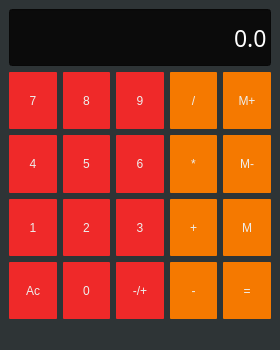
<?xml version="1.0" encoding="UTF-8"?>
<ui version="4.0">
 <class>MainWindow</class>
 <widget class="QMainWindow" name="MainWindow">
  <property name="geometry">
   <rect>
    <x>0</x>
    <y>0</y>
    <width>280</width>
    <height>350</height>
   </rect>
  </property>
  <property name="windowTitle">
   <string>MainWindow</string>
  </property>
  <property name="styleSheet">
   <string notr="true">QWidget{
background:rgb(46, 52, 54)
}</string>
  </property>
  <widget class="QWidget" name="centralwidget">
   <layout class="QGridLayout" name="gridLayout">
    <item row="2" column="3">
     <widget class="QPushButton" name="btnMult">
      <property name="sizePolicy">
       <sizepolicy hsizetype="Preferred" vsizetype="Expanding">
        <horstretch>0</horstretch>
        <verstretch>0</verstretch>
       </sizepolicy>
      </property>
      <property name="styleSheet">
       <string notr="true">QPushButton{
background-color:rgb(245, 121, 0);
color:rgb(238, 238, 236);
border-radius:1px;
}
QPushButton:pressed{
background-color:rgb(235, 111, 0);
border-radius:1px;
}</string>
      </property>
      <property name="text">
       <string>*</string>
      </property>
      <property name="shortcut">
       <string>*</string>
      </property>
      <property name="flat">
       <bool>false</bool>
      </property>
      <attribute name="buttonGroup">
       <string notr="true">buttonGroup</string>
      </attribute>
     </widget>
    </item>
    <item row="3" column="4">
     <widget class="QPushButton" name="btnMem">
      <property name="sizePolicy">
       <sizepolicy hsizetype="Preferred" vsizetype="Expanding">
        <horstretch>0</horstretch>
        <verstretch>0</verstretch>
       </sizepolicy>
      </property>
      <property name="styleSheet">
       <string notr="true">QPushButton{
background-color:rgb(245, 121, 0);
color:rgb(238, 238, 236);
border-radius:1px;
}
QPushButton:pressed{
background-color:rgb(235, 111, 0);
border-radius:1px;
}</string>
      </property>
      <property name="text">
       <string>M</string>
      </property>
      <property name="flat">
       <bool>false</bool>
      </property>
      <attribute name="buttonGroup">
       <string notr="true">buttonGroup</string>
      </attribute>
     </widget>
    </item>
    <item row="3" column="1">
     <widget class="QPushButton" name="btn2">
      <property name="sizePolicy">
       <sizepolicy hsizetype="Preferred" vsizetype="Expanding">
        <horstretch>0</horstretch>
        <verstretch>0</verstretch>
       </sizepolicy>
      </property>
      <property name="styleSheet">
       <string notr="true">QPushButton{
background-color:rgb(239, 41, 41);
color:rgb(238, 238, 236);
border-radius:1px;
}
QPushButton:pressed{
background-color:rgb(229, 31, 41);
border-radius:1px;
}</string>
      </property>
      <property name="text">
       <string>2</string>
      </property>
      <property name="shortcut">
       <string>2</string>
      </property>
      <property name="flat">
       <bool>false</bool>
      </property>
      <attribute name="buttonGroup">
       <string notr="true">buttonGroup</string>
      </attribute>
     </widget>
    </item>
    <item row="1" column="2">
     <widget class="QPushButton" name="btn9">
      <property name="sizePolicy">
       <sizepolicy hsizetype="Preferred" vsizetype="Expanding">
        <horstretch>0</horstretch>
        <verstretch>0</verstretch>
       </sizepolicy>
      </property>
      <property name="styleSheet">
       <string notr="true">QPushButton{
background-color:rgb(239, 41, 41);
color:rgb(238, 238, 236);
border-radius:1px;
}
QPushButton:pressed{
background-color:rgb(229, 31, 41);
border-radius:1px;
}</string>
      </property>
      <property name="text">
       <string>9</string>
      </property>
      <property name="shortcut">
       <string>9</string>
      </property>
      <property name="flat">
       <bool>false</bool>
      </property>
      <attribute name="buttonGroup">
       <string notr="true">buttonGroup</string>
      </attribute>
     </widget>
    </item>
    <item row="3" column="3">
     <widget class="QPushButton" name="btnAdd">
      <property name="sizePolicy">
       <sizepolicy hsizetype="Preferred" vsizetype="Expanding">
        <horstretch>0</horstretch>
        <verstretch>0</verstretch>
       </sizepolicy>
      </property>
      <property name="styleSheet">
       <string notr="true">QPushButton{
background-color:rgb(245, 121, 0);
color:rgb(238, 238, 236);
border-radius:1px;
}
QPushButton:pressed{
background-color:rgb(235, 111, 0);
border-radius:1px;
}</string>
      </property>
      <property name="text">
       <string>+</string>
      </property>
      <property name="shortcut">
       <string>+</string>
      </property>
      <property name="flat">
       <bool>false</bool>
      </property>
      <attribute name="buttonGroup">
       <string notr="true">buttonGroup</string>
      </attribute>
     </widget>
    </item>
    <item row="4" column="0">
     <widget class="QPushButton" name="btnAc">
      <property name="sizePolicy">
       <sizepolicy hsizetype="Preferred" vsizetype="Expanding">
        <horstretch>0</horstretch>
        <verstretch>0</verstretch>
       </sizepolicy>
      </property>
      <property name="styleSheet">
       <string notr="true">QPushButton{
background-color:rgb(239, 41, 41);
color:rgb(238, 238, 236);
border-radius:1px;
}
QPushButton:pressed{
background-color:rgb(229, 31, 41);
border-radius:1px;
}</string>
      </property>
      <property name="text">
       <string>Ac</string>
      </property>
      <property name="flat">
       <bool>false</bool>
      </property>
      <attribute name="buttonGroup">
       <string notr="true">buttonGroup</string>
      </attribute>
     </widget>
    </item>
    <item row="4" column="4">
     <widget class="QPushButton" name="btnEqual">
      <property name="sizePolicy">
       <sizepolicy hsizetype="Preferred" vsizetype="Expanding">
        <horstretch>0</horstretch>
        <verstretch>0</verstretch>
       </sizepolicy>
      </property>
      <property name="styleSheet">
       <string notr="true">QPushButton{
background-color:rgb(245, 121, 0);
color:rgb(238, 238, 236);
border-radius:1px;
}
QPushButton:pressed{
background-color:rgb(235, 111, 0);
border-radius:1px;
}</string>
      </property>
      <property name="text">
       <string>=</string>
      </property>
      <property name="shortcut">
       <string>Enter</string>
      </property>
      <property name="flat">
       <bool>false</bool>
      </property>
      <attribute name="buttonGroup">
       <string notr="true">buttonGroup</string>
      </attribute>
     </widget>
    </item>
    <item row="2" column="2">
     <widget class="QPushButton" name="btn6">
      <property name="sizePolicy">
       <sizepolicy hsizetype="Preferred" vsizetype="Expanding">
        <horstretch>0</horstretch>
        <verstretch>0</verstretch>
       </sizepolicy>
      </property>
      <property name="styleSheet">
       <string notr="true">QPushButton{
background-color:rgb(239, 41, 41);
color:rgb(238, 238, 236);
border-radius:1px;
}
QPushButton:pressed{
background-color:rgb(229, 31, 41);
border-radius:1px;
}</string>
      </property>
      <property name="text">
       <string>6</string>
      </property>
      <property name="shortcut">
       <string>6</string>
      </property>
      <property name="flat">
       <bool>false</bool>
      </property>
      <attribute name="buttonGroup">
       <string notr="true">buttonGroup</string>
      </attribute>
     </widget>
    </item>
    <item row="1" column="3">
     <widget class="QPushButton" name="btnDiv">
      <property name="sizePolicy">
       <sizepolicy hsizetype="Preferred" vsizetype="Expanding">
        <horstretch>0</horstretch>
        <verstretch>0</verstretch>
       </sizepolicy>
      </property>
      <property name="styleSheet">
       <string notr="true">QPushButton{
background-color:rgb(245, 121, 0);
color:rgb(238, 238, 236);
border-radius:1px;
}
QPushButton:pressed{
background-color:rgb(235, 111, 0);
border-radius:1px;
}</string>
      </property>
      <property name="text">
       <string>/</string>
      </property>
      <property name="shortcut">
       <string>/</string>
      </property>
      <property name="flat">
       <bool>false</bool>
      </property>
      <attribute name="buttonGroup">
       <string notr="true">buttonGroup</string>
      </attribute>
     </widget>
    </item>
    <item row="0" column="0" colspan="5">
     <widget class="QLineEdit" name="display">
      <property name="sizePolicy">
       <sizepolicy hsizetype="Preferred" vsizetype="Expanding">
        <horstretch>0</horstretch>
        <verstretch>0</verstretch>
       </sizepolicy>
      </property>
      <property name="font">
       <font>
        <family>Courier 10 Pitch</family>
        <pointsize>17</pointsize>
       </font>
      </property>
      <property name="styleSheet">
       <string notr="true">QLineEdit{
background:rgb(11, 11, 11);
color: white;

}</string>
      </property>
      <property name="text">
       <string>0.0</string>
      </property>
      <property name="alignment">
       <set>Qt::AlignRight|Qt::AlignTrailing|Qt::AlignVCenter</set>
      </property>
     </widget>
    </item>
    <item row="2" column="4">
     <widget class="QPushButton" name="btnMemDel">
      <property name="sizePolicy">
       <sizepolicy hsizetype="Preferred" vsizetype="Expanding">
        <horstretch>0</horstretch>
        <verstretch>0</verstretch>
       </sizepolicy>
      </property>
      <property name="styleSheet">
       <string notr="true">QPushButton{
background-color:rgb(245, 121, 0);
color:rgb(238, 238, 236);
border-radius:1px;
}
QPushButton:pressed{
background-color:rgb(235, 111, 0);
border-radius:1px;
}</string>
      </property>
      <property name="text">
       <string>M-</string>
      </property>
      <property name="flat">
       <bool>false</bool>
      </property>
      <attribute name="buttonGroup">
       <string notr="true">buttonGroup</string>
      </attribute>
     </widget>
    </item>
    <item row="4" column="3">
     <widget class="QPushButton" name="btnsub">
      <property name="sizePolicy">
       <sizepolicy hsizetype="Preferred" vsizetype="Expanding">
        <horstretch>0</horstretch>
        <verstretch>0</verstretch>
       </sizepolicy>
      </property>
      <property name="styleSheet">
       <string notr="true">QPushButton{
background-color:rgb(245, 121, 0);
color:rgb(238, 238, 236);
border-radius:1px;
}
QPushButton:pressed{
background-color:rgb(235, 111, 0);
border-radius:1px;
}</string>
      </property>
      <property name="text">
       <string>-</string>
      </property>
      <property name="shortcut">
       <string>-</string>
      </property>
      <property name="flat">
       <bool>false</bool>
      </property>
      <attribute name="buttonGroup">
       <string notr="true">buttonGroup</string>
      </attribute>
     </widget>
    </item>
    <item row="2" column="1">
     <widget class="QPushButton" name="btn5">
      <property name="sizePolicy">
       <sizepolicy hsizetype="Preferred" vsizetype="Expanding">
        <horstretch>0</horstretch>
        <verstretch>0</verstretch>
       </sizepolicy>
      </property>
      <property name="styleSheet">
       <string notr="true">QPushButton{
background-color:rgb(239, 41, 41);
color:rgb(238, 238, 236);
border-radius:1px;
}
QPushButton:pressed{
background-color:rgb(229, 31, 41);
border-radius:1px;
}</string>
      </property>
      <property name="text">
       <string>5</string>
      </property>
      <property name="shortcut">
       <string>5</string>
      </property>
      <property name="flat">
       <bool>false</bool>
      </property>
      <attribute name="buttonGroup">
       <string notr="true">buttonGroup</string>
      </attribute>
     </widget>
    </item>
    <item row="4" column="2">
     <widget class="QPushButton" name="btnChangeSign">
      <property name="sizePolicy">
       <sizepolicy hsizetype="Preferred" vsizetype="Expanding">
        <horstretch>0</horstretch>
        <verstretch>0</verstretch>
       </sizepolicy>
      </property>
      <property name="styleSheet">
       <string notr="true">QPushButton{
background-color:rgb(239, 41, 41);
color:rgb(238, 238, 236);
border-radius:1px;
}
QPushButton:pressed{
background-color:rgb(229, 31, 41);
border-radius:1px;
}</string>
      </property>
      <property name="text">
       <string>-/+</string>
      </property>
      <property name="flat">
       <bool>false</bool>
      </property>
      <attribute name="buttonGroup">
       <string notr="true">buttonGroup</string>
      </attribute>
     </widget>
    </item>
    <item row="3" column="0">
     <widget class="QPushButton" name="btn1">
      <property name="sizePolicy">
       <sizepolicy hsizetype="Preferred" vsizetype="Expanding">
        <horstretch>0</horstretch>
        <verstretch>0</verstretch>
       </sizepolicy>
      </property>
      <property name="styleSheet">
       <string notr="true">QPushButton{
background-color:rgb(239, 41, 41);
color:rgb(238, 238, 236);
border-radius:1px;
}
QPushButton:pressed{
background-color:rgb(229, 31, 41);
border-radius:1px;
}</string>
      </property>
      <property name="text">
       <string>1</string>
      </property>
      <property name="shortcut">
       <string>1</string>
      </property>
      <property name="flat">
       <bool>false</bool>
      </property>
      <attribute name="buttonGroup">
       <string notr="true">buttonGroup</string>
      </attribute>
     </widget>
    </item>
    <item row="4" column="1">
     <widget class="QPushButton" name="btn0">
      <property name="sizePolicy">
       <sizepolicy hsizetype="Preferred" vsizetype="Expanding">
        <horstretch>0</horstretch>
        <verstretch>0</verstretch>
       </sizepolicy>
      </property>
      <property name="styleSheet">
       <string notr="true">QPushButton{
background-color:rgb(239, 41, 41);
color:rgb(238, 238, 236);
border-radius:1px;
}
QPushButton:pressed{
background-color:rgb(229, 31, 41);
border-radius:1px;
}</string>
      </property>
      <property name="text">
       <string>0</string>
      </property>
      <property name="shortcut">
       <string>0</string>
      </property>
      <property name="flat">
       <bool>false</bool>
      </property>
      <attribute name="buttonGroup">
       <string notr="true">buttonGroup</string>
      </attribute>
     </widget>
    </item>
    <item row="1" column="1">
     <widget class="QPushButton" name="btn8">
      <property name="sizePolicy">
       <sizepolicy hsizetype="Preferred" vsizetype="Expanding">
        <horstretch>0</horstretch>
        <verstretch>0</verstretch>
       </sizepolicy>
      </property>
      <property name="styleSheet">
       <string notr="true">QPushButton{
background-color:rgb(239, 41, 41);
color:rgb(238, 238, 236);
border-radius:1px;
}
QPushButton:pressed{
background-color:rgb(229, 31, 41);
border-radius:1px;
}</string>
      </property>
      <property name="text">
       <string>8</string>
      </property>
      <property name="shortcut">
       <string>8</string>
      </property>
      <property name="flat">
       <bool>false</bool>
      </property>
      <attribute name="buttonGroup">
       <string notr="true">buttonGroup</string>
      </attribute>
     </widget>
    </item>
    <item row="1" column="4">
     <widget class="QPushButton" name="btnMemAdd">
      <property name="sizePolicy">
       <sizepolicy hsizetype="Preferred" vsizetype="Expanding">
        <horstretch>0</horstretch>
        <verstretch>0</verstretch>
       </sizepolicy>
      </property>
      <property name="styleSheet">
       <string notr="true">QPushButton{
background-color:rgb(245, 121, 0);
color:rgb(238, 238, 236);
border-radius:1px;
}
QPushButton:pressed{
background-color:rgb(235, 111, 0);
border-radius:1px;
}</string>
      </property>
      <property name="text">
       <string>M+</string>
      </property>
      <property name="flat">
       <bool>false</bool>
      </property>
      <attribute name="buttonGroup">
       <string notr="true">buttonGroup</string>
      </attribute>
     </widget>
    </item>
    <item row="3" column="2">
     <widget class="QPushButton" name="btn3">
      <property name="sizePolicy">
       <sizepolicy hsizetype="Preferred" vsizetype="Expanding">
        <horstretch>0</horstretch>
        <verstretch>0</verstretch>
       </sizepolicy>
      </property>
      <property name="styleSheet">
       <string notr="true">QPushButton{
background-color:rgb(239, 41, 41);
color:rgb(238, 238, 236);
border-radius:1px;
}
QPushButton:pressed{
background-color:rgb(229, 31, 41);
border-radius:1px;
}</string>
      </property>
      <property name="text">
       <string>3</string>
      </property>
      <property name="shortcut">
       <string>3</string>
      </property>
      <property name="flat">
       <bool>false</bool>
      </property>
      <attribute name="buttonGroup">
       <string notr="true">buttonGroup</string>
      </attribute>
     </widget>
    </item>
    <item row="2" column="0">
     <widget class="QPushButton" name="btn4">
      <property name="sizePolicy">
       <sizepolicy hsizetype="Preferred" vsizetype="Expanding">
        <horstretch>0</horstretch>
        <verstretch>0</verstretch>
       </sizepolicy>
      </property>
      <property name="styleSheet">
       <string notr="true">QPushButton{
background-color:rgb(239, 41, 41);
color:rgb(238, 238, 236);
border-radius:1px;
}
QPushButton:pressed{
background-color:rgb(229, 31, 41);
border-radius:1px;
}</string>
      </property>
      <property name="text">
       <string>4</string>
      </property>
      <property name="shortcut">
       <string>4</string>
      </property>
      <property name="flat">
       <bool>false</bool>
      </property>
      <attribute name="buttonGroup">
       <string notr="true">buttonGroup</string>
      </attribute>
     </widget>
    </item>
    <item row="1" column="0">
     <widget class="QPushButton" name="btn7">
      <property name="sizePolicy">
       <sizepolicy hsizetype="Preferred" vsizetype="Expanding">
        <horstretch>0</horstretch>
        <verstretch>0</verstretch>
       </sizepolicy>
      </property>
      <property name="styleSheet">
       <string notr="true">QPushButton{
background-color:rgb(239, 41, 41);
color:rgb(238, 238, 236);
border-radius:1px;
}
QPushButton:pressed{
background-color:rgb(229, 31, 41);
border-radius:1px;
}</string>
      </property>
      <property name="text">
       <string>7</string>
      </property>
      <property name="shortcut">
       <string>7</string>
      </property>
      <property name="flat">
       <bool>false</bool>
      </property>
      <attribute name="buttonGroup">
       <string notr="true">buttonGroup</string>
      </attribute>
     </widget>
    </item>
   </layout>
  </widget>
  <widget class="QMenuBar" name="menubar">
   <property name="geometry">
    <rect>
     <x>0</x>
     <y>0</y>
     <width>280</width>
     <height>22</height>
    </rect>
   </property>
  </widget>
  <widget class="QStatusBar" name="statusbar"/>
 </widget>
 <resources/>
 <connections/>
 <buttongroups>
  <buttongroup name="buttonGroup"/>
 </buttongroups>
</ui>
